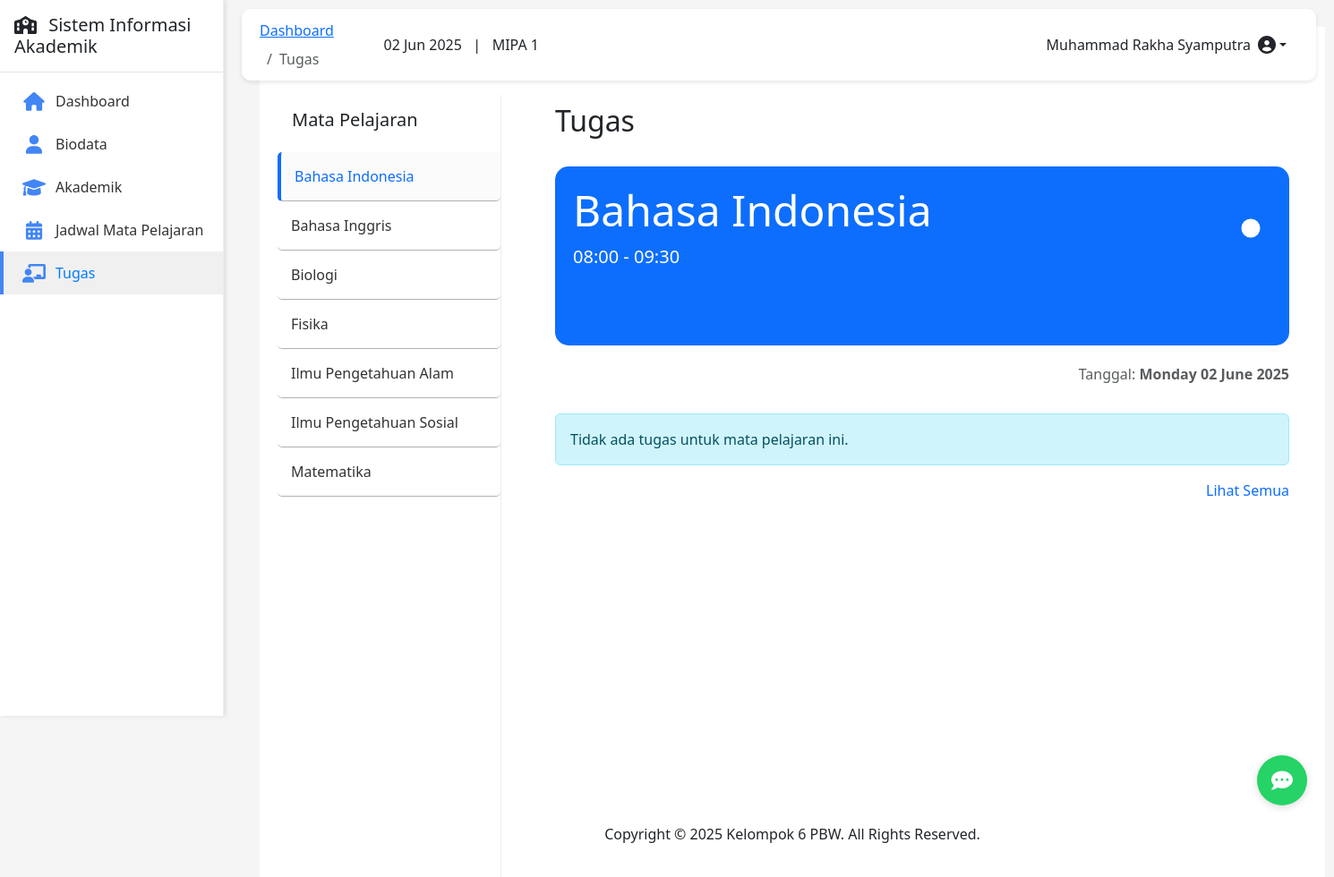
/tugas.php (signed in), run on the app's committed database.
### tables this page shows
CREATE TABLE `classes` (
  `id` int(11) NOT NULL,
  `name` varchar(20) NOT NULL,
  `level` enum('X','XI','XII') NOT NULL,
  `specialization` varchar(50) NOT NULL,
  `classroom` varchar(20) DEFAULT NULL,
  `academic_year` varchar(9) NOT NULL,
  `created_at` timestamp NOT NULL DEFAULT current_timestamp(),
  `updated_at` timestamp NOT NULL DEFAULT current_timestamp() ON UPDATE current_timestamp()
);

CREATE TABLE `subjects` (
  `id` int(11) NOT NULL,
  `code` varchar(20) NOT NULL,
  `name` varchar(100) NOT NULL,
  `curriculum` varchar(50) DEFAULT NULL,
  `created_at` timestamp NOT NULL DEFAULT current_timestamp(),
  `updated_at` timestamp NOT NULL DEFAULT current_timestamp() ON UPDATE current_timestamp()
);

### config.php (called while the page is built, shortened)
<?php
function isLoggedIn() {
    return isset($_SESSION['user_id']) && !empty($_SESSION['user_id']);
}
?>

### tugas.php (the view, shortened to what this page needs)
<?php
$page_title = 'Tugas';
require_once 'config.php';
$student_id = $_SESSION['user_id'];
$student_sql = "SELECT s.*, c.id as class_id
                FROM students s
                LEFT JOIN classes c ON s.class_id = c.id
                WHERE s.id = $student_id";
$student_result = $conn->query($student_sql);
$student = $student_result->fetch_assoc();
$class_id = $student['class_id'] ?? 0;
$subjects_sql = "SELECT * FROM subjects ORDER BY name";
$subjects_result = $conn->query($subjects_sql);
$subjects = [];
if ($subjects_result->num_rows > 0) {
    while ($row = $subjects_result->fetch_assoc()) {
        $schedule_sql = "SELECT * FROM schedules
                        WHERE subject_id = {$row['id']}
                        AND class_id = $class_id
                        ORDER BY day_of_week, start_time
                        LIMIT 1";
        $schedule_result = $conn->query($schedule_sql);
        $schedule = $schedule_result->fetch_assoc();
        $start_time = isset($schedule) ? date('H:i', strtotime($schedule['start_time'])) : '08:00';
        $end_time = isset($schedule) ? date('H:i', strtotime($schedule['end_time'])) : '09:30';
        $subjects[] = [
            'id' => $row['id'],
            'name' => $row['name'],
            'active' => ($row['id'] == ($_GET['subject'] ?? 0)),
            'time' => "$start_time - $end_time"
        ];
    }
}
$selected_subject_id = isset($_GET['subject']) ? intval($_GET['subject']) : ($subjects[0]['id'] ?? 1);
$selected_subject = array_filter($subjects, function($subject) use ($selected_subject_id) {
    return $subject['id'] == $selected_subject_id;
});
$selected_subject = reset($selected_subject) ?: ['name' => 'Matematika', 'time' => '08:00 - 09:30'];
$current_assignments = [];
if (empty($current_assignments)) {
    $assignments_by_subject = [
        'Matematika' => [
            ['title' => 'Kerjakan Soal Aljabar', 'date' => '24 Maret 2025', 'deadline' => '25 Maret 2025', 'teacher' => 'Budi Santoso'],
            ['title' => 'Latihan Trigonometri', 'date' => '21 Maret 2025', 'deadline' => '22 Maret 2025', 'teacher' => 'Budi Santoso']
        ],
        'Bahasa Inggris' => [
            ['title' => 'Essay tentang Lingkungan', 'date' => '23 Maret 2025', 'deadline' => '24 Maret 2025', 'teacher' => 'Siti Aminah'],
            ['title' => 'Latihan Grammar', 'date' => '20 Maret 2025', 'deadline' => '21 Maret 2025', 'teacher' => 'Siti Aminah']
        ],
        'Biologi' => [
            ['title' => 'Laporan Praktikum Fotosintesis', 'date' => '22 Maret 2025', 'deadline' => '23 Maret 2025', 'teacher' => 'Dewi Lestari'],
            ['title' => 'Presentasi Ekosistem', 'date' => '19 Maret 2025', 'deadline' => '20 Maret 2025', 'teacher' => 'Dewi Lestari']
        ],
        'Kimia' => [
            ['title' => 'Tugas Kimia Dasar', 'date' => '21 Maret 2025', 'deadline' => '22 Maret 2025', 'teacher' => 'Andi Prasetyo'],
            ['title' => 'Praktikum Asam Basa', 'date' => '18 Maret 2025', 'deadline' => '19 Maret 2025', 'teacher' => 'Andi Prasetyo']
        ],
        'Fisika' => [
            ['title' => 'Tugas Gelombang', 'date' => '20 Maret 2025', 'deadline' => '21 Maret 2025', 'teacher' => 'Rina Sari'],
            ['title' => 'Praktikum Hukum Newton', 'date' => '17 Maret 2025', 'deadline' => '18 Maret 2025', 'teacher' => 'Rina Sari']
        ]
    ];
    $current_assignments = $assignments_by_subject[$selected_subject['name']] ?? [];
}
include 'includes/header.php';
?>
<!DOCTYPE html>
<html lang="id">
<head>
    <link href="https://cdn.jsdelivr.net/npm/bootstrap@5.3.0-alpha1/dist/css/bootstrap.min.css" rel="stylesheet">
    <link rel="stylesheet" href="https://cdnjs.cloudflare.com/ajax/libs/font-awesome/6.0.0/css/all.min.css">
    <link rel="stylesheet" href="css/tugas.css">
</head>
<body>
    <div class="content-wrapper">
        <div class="d-flex">
            <div class="sidebar-container">
                <div class="p-3">
                    <h5>Mata Pelajaran</h5>
                </div>
                <ul class="subject-list">
                    <?php foreach ($subjects as $subject): ?>
                    <li class="<?= $subject['active'] ? 'active' : '' ?>">
                        <a href="?subject=<?= $subject['id'] ?>" class="<?= $subject['active'] ? 'text-primary' : '' ?>">
                            <?= htmlspecialchars($subject['name']) ?>
                        </a>
                    </li>
                    <?php endforeach; ?>
                </ul>
            </div>
            <div class="main-content">
                <div class="d-flex justify-content-between align-items-center mb-4">
                    <h1 class="h2"><?= $page_title ?></h1>
                </div>
                <div class="card-matematika">
                    <div class="d-flex justify-content-between align-items-center">
                        <div>
                            <h2 class="display-5 mb-2"><?= htmlspecialchars($selected_subject['name']) ?></h2>
                            <p class="mb-0 fs-5"><?= htmlspecialchars($selected_subject['time']) ?></p>
                        </div>
                        <div class="form-check form-switch">
                            <input class="form-check-input toggle-switch" type="checkbox" role="switch" id="flexSwitchCheckChecked" checked>
                        </div>
                    </div>
                </div>
                <div class="d-flex justify-content-end mb-3">
                    <p class="text-muted">Tanggal: <strong><?= date('l d F Y') ?></strong></p>
                </div>
                <div class="tasks-container">
                    <?php if (!empty($current_assignments)): ?>
                        <?php foreach ($current_assignments as $assignment): ?>
                        <div class="task-card">
                            <div class="d-flex justify-content-between align-items-center">
                                <div class="d-flex align-items-center">
                                    <div class="task-icon">
                                        <i class="bi bi-file-earmark-text"></i>
                                    </div>
                                    <div>
                                        <p class="mb-0 fw-medium"><?= htmlspecialchars($assignment['title']) ?></p>
                                        <small class="text-muted">
                                            <?= htmlspecialchars($assignment['date']) ?>
                                            <?php if (!empty($assignment['deadline'])): ?>
                                            <span class="text-muted">(Deadline: <?= htmlspecialchars($assignment['deadline']) ?>)</span>
                                            <?php endif; ?>
                                            <br>
                                            <span class="text-muted">Diupload oleh: <?= htmlspecialchars($assignment['teacher']) ?></span>
                                        </small>
                                    </div>
                                </div>
                                <button class="btn btn-light border-0" type="button">
                                    <i class="bi bi-three-dots-vertical"></i>
                                </button>
                            </div>
                        </div>
                        <?php endforeach; ?>
                    <?php else: ?>
                        <div class="alert alert-info">Tidak ada tugas untuk mata pelajaran ini.</div>
                    <?php endif; ?>
                </div>
                <div class="text-end mt-3 mb-4">
                    <a href="#" class="text-decoration-none">Lihat Semua</a>
                </div>
            </div>
        </div>
    </div>
    <?php
    include 'includes/footer.php';
    ?>
</body>
</html>

### includes/header.php (shortened to what this page needs)
<?php
require_once 'config.php';
require_once 'auth.php';
$current_date = date('d M Y');
$current_user = $_SESSION['name'] ?? 'Guest User';
$class_info = 'MIPA';
if (isLoggedIn() && isset($_SESSION['class_id'])) {
    $class_id = $_SESSION['class_id'];
    $class_sql = "SELECT c.specialization FROM classes c WHERE c.id = $class_id LIMIT 1";
    $class_result = $conn->query($class_sql);
    if ($class_result && $class_result->num_rows > 0) {
        $class_info = $class_result->fetch_assoc()['specialization'];
    }
}
?>
<!DOCTYPE html>
<html lang="id">
<head>
    <link href="https://cdn.jsdelivr.net/npm/bootstrap@5.3.0-alpha1/dist/css/bootstrap.min.css" rel="stylesheet">
    <link rel="stylesheet" href="https://cdnjs.cloudflare.com/ajax/libs/font-awesome/6.0.0/css/all.min.css">
    <link rel="stylesheet" href="css/style.css">
</head>
<body>
<?php if (isLoggedIn() && !isset($is_login_page)): ?>
    <div class="d-flex">
        <?php include 'includes/sidebar.php'; ?>
        <div class="main-content">
            <div class="header-bar">
                <div class="d-none d-md-block">
                    <nav aria-label="breadcrumb">
                        <ol class="breadcrumb mb-0" style="display:flex;gap:8px;align-items:center;">
                            <li class="breadcrumb-item" style="display:inline-flex;align-items:center;">
                                <a href="dashboard.php">Dashboard</a>
                            </li>
                            <?php if (isset($page_title)): ?>
                                <li class="breadcrumb-item active" aria-current="page" style="display:inline-flex;align-items:center;">
                                    <?php echo $page_title; ?>
                                </li>
                            <?php endif; ?>
                        </ol>
                    </nav>
                </div>
                <div class="d-flex align-items-center w-100 justify-content-end">
                    <div class="me-3 d-none d-md-block">
                        <span class="me-2"><?php echo $current_date; ?> &nbsp; | &nbsp; <?php echo htmlspecialchars($class_info); ?></span>
                    </div>
                    <div class="dropdown d-none d-md-block">
                        <button class="btn dropdown-toggle d-flex align-items-center" type="button" id="userDropdown" data-bs-toggle="dropdown" aria-expanded="false">
                            <span class="me-2"><?php echo htmlspecialchars($current_user); ?></span>
                            <i class="fas fa-user-circle fa-lg"></i>
                        </button>
                    </div>
                </div>
            </div>
            <div class="content-wrapper pt-3">
<?php endif; ?>

### css/style.css (style rules this page uses)
:root { --primary-color: #4285F4; --secondary-color: #FFD100; --success-color: #34A853; --danger-color: #EA4335; --light-color: #F8F9FA; --dark-color: #343A40; }
body { font-family: 'Poppins', sans-serif; background-color: #F5F5F5; }
.main-content { margin-left: 250px; padding: 20px; min-height: 100vh; }
.header-bar { background-color: white; padding: 15px 20px; border-radius: 10px; margin-bottom: 20px; display: flex; justify-content: space-between; align-items: center; box-shadow: 0 2px 5px rgba(0, 0, 0, 0.1); height: 80px; }
.breadcrumb { margin-bottom: 0; font-size: 14px; }
.header-bar .dropdown { margin-left: auto; }

### css/tugas.css (style rules this page uses)
body { background-color: #f5f5f5; }
.sidebar-container { margin-left: 310px; margin-top: 40px; position: fixed; width: 250px; height: 100%; left: 0; overflow-y: auto; background-color: #fff; border-right: 1px solid #eee; z-index: 100; }
.main-content { margin-left: 290px; padding: 20px; margin-top: 30px; background-color: #fff; }
.subject-list { padding: 0; margin: 0; }
.subject-list li { padding: 15px; border-bottom: 1px solid #b1b1b1; border-radius: 5px; }
.subject-list li.active { border-left: 4px solid #0d6efd; background-color: #fbfbfb; }
.subject-list li a { color: #333; text-decoration: none; display: block; width: 100%; }
.subject-list li.active a { color: #0d6efd; font-weight: 500; }
.card-matematika { background-color: #0d6efd; color: white; width: 820px; height: 200px; border-radius: 15px; padding: 20px; margin-bottom: 20px; }
.toggle-switch { width: 60px; height: 30px; }

### includes/header.php (style rules this page uses)
.header-bar { background-color: white; padding: 15px 20px; border-radius: 10px; display: flex; justify-content: space-between; align-items: center; box-shadow: 0 2px 5px rgba(0, 0, 0, 0.1); height: 80px; position: fixed; top: 0; right: 0; left: 0; z-index: 1030; margin: 10px 20px; width: calc(100% - 40px); }
.breadcrumb { margin-bottom: 0; font-size: 14px; }
.header-bar .dropdown { margin-left: auto; }
.main-content { padding-top: 100px; }
@media (min-width: 768px) { .header-bar { left: 250px; width: calc(100% - 250px - 40px); } }
@media (min-width: 768px) { .main-content { margin-left: 250px; } }

### data on the page
classes: specialization "MIPA 1"
subjects: name "Bahasa Indonesia"
subjects: name "Bahasa Inggris"
subjects: name "Biologi"
subjects: name "Fisika"
subjects: name "Ilmu Pengetahuan Alam"
subjects: name "Ilmu Pengetahuan Sosial"
subjects: name "Matematika"

### other printed values
$site_name "Sistem Informasi Akademik"
$page_title "Tugas"
$current_user "Muhammad Rakha Syamputra"
$selected_subject['time'] "08:00 - 09:30"
